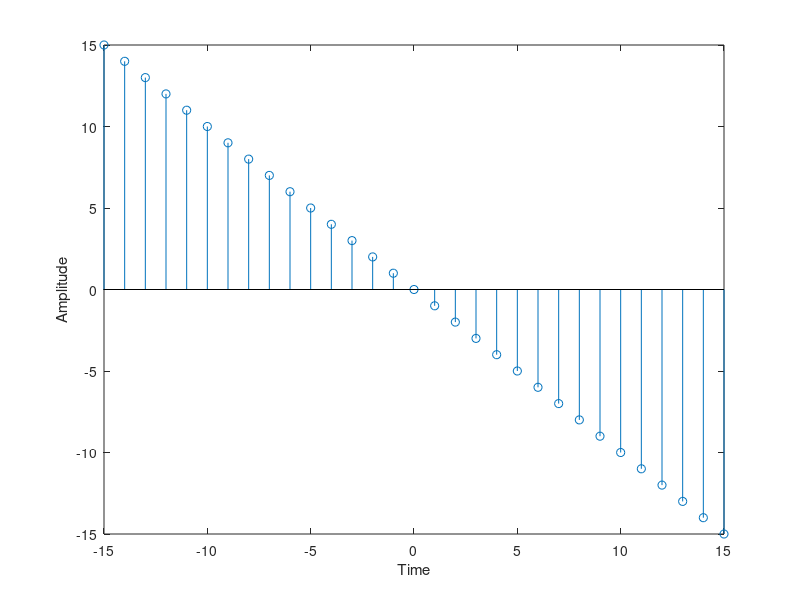

The MATLAB script that drew this image: (Note: this script raises an error after producing the figure.)
%Prithviraj_2254901101
clc;
clear all;
close all;
n=-15:1:15;
no=0;
x=-n;
stem(n,x);
xlabel('Time');
ylabel('Amplitude');
Title('Unit Ramp Signal');
grid on;
